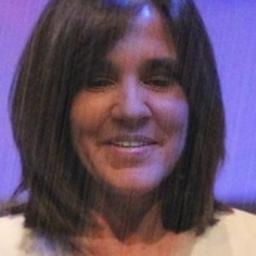
#> input picture backend/Datasets/Image/Test/Fake/fake_508.jpg, 256 x 256 px
$ python -i quality_assessment.py   (imports and definitions only)   (older library calls are emulated)
#> lines starting #> are read from the running program, lines starting #| are printed output that depends on the picture; after the words box and inside, x2 and y2 are one past the last pixel; in counts of white or black regions, pixels touching at a corner belong together
"""
Quality Assessment Utilities for Multi-Modal Deepfake Detection
Comprehensive quality evaluation for images, videos, and audio
Includes technical quality metrics, perceptual quality, and deepfake-specific assessments
"""

import cv2
import numpy as np
import logging
from typing import Dict, List, Tuple, Union, Optional, Any
from pathlib import Path
from scipy import signal, ndimage, stats
from sklearn.metrics import mean_squared_error
import warnings
# [1 line not run here, left out]

logger = logging.getLogger(__name__)

class QualityAssessor:
    """
    Comprehensive quality assessor for multi-modal media
    Evaluates technical quality, perceptual quality, and manipulation artifacts
    """

    def __init__(self, device: str = 'cpu'):
        """
        Initialize Quality Assessor

        Args:
            device: Device for computation
        """
        self.device = device

        # Initialize quality assessment parameters
        self._init_image_quality_metrics()
        self._init_video_quality_metrics()
        self._init_audio_quality_metrics()
        self._init_perceptual_metrics()

        logger.info("Initialized QualityAssessor")

    def _init_image_quality_metrics(self):
        """Initialize image quality assessment parameters"""

        # Sharpness assessment
        self.sharpness_kernels = {
            'laplacian': np.array([[0, -1, 0], [-1, 4, -1], [0, -1, 0]]),
            'sobel': np.array([[-1, 0, 1], [-2, 0, 2], [-1, 0, 1]]),
            'tenengrad': np.array([[-1, 0, 1], [-2, 0, 2], [-1, 0, 1]])
        }

        # Noise assessment
        self.noise_estimation_methods = ['wavelet', 'laplacian', 'robust_mad']

        # Color quality parameters
        self.color_spaces = ['RGB', 'HSV', 'LAB', 'YUV']

    def _init_video_quality_metrics(self):
        """Initialize video quality assessment parameters"""

        # Temporal quality parameters
        self.temporal_window_sizes = [3, 5, 7]
        self.motion_threshold = 1.0

        # Frame quality assessment
        self.frame_similarity_methods = ['mse', 'ssim', 'psnr']

    def _init_audio_quality_metrics(self):
        """Initialize audio quality assessment parameters"""

        # Audio quality parameters
        self.sample_rates = [8000, 16000, 22050, 44100, 48000]
        self.snr_estimation_methods = ['spectral', 'temporal']

        # Voice quality parameters
        self.voice_quality_bands = [
            (80, 300),    # Fundamental frequency range
            (300, 1000),  # Low formants
            (1000, 3400), # Speech clarity range
            (3400, 8000)  # High frequency content
        ]

    def _init_perceptual_metrics(self):
        """Initialize perceptual quality metrics"""

        # SSIM parameters
        self.ssim_window_size = 11
        self.ssim_k1 = 0.01
        self.ssim_k2 = 0.03

        # MS-SSIM scales
        self.msssim_scales = [1, 2, 4, 8, 16]

    def assess_image_quality(self, image: np.ndarray, reference: Optional[np.ndarray] = None) -> Dict[str, float]:
        """
        Assess image quality using multiple metrics

        Args:
            image: Input image
            reference: Reference image for comparison (optional)

        Returns:
            Dictionary of quality metrics
        """
        quality_metrics = {}

        try:
            # Technical quality metrics
            technical_quality = self._assess_technical_quality(image)
            quality_metrics.update(technical_quality)

            # Perceptual quality metrics
            perceptual_quality = self._assess_perceptual_quality(image)
            quality_metrics.update(perceptual_quality)

            # Reference-based metrics if available
            if reference is not None:
                reference_quality = self._assess_reference_based_quality(image, reference)
                quality_metrics.update(reference_quality)

            # Overall quality score
            quality_scores = [v for v in quality_metrics.values() if isinstance(v, (int, float)) and 0 <= v <= 1]
            if quality_scores:
                quality_metrics['overall_image_quality'] = float(np.mean(quality_scores))

        except Exception as e:
            logger.warning(f"Image quality assessment failed: {e}")
            quality_metrics = {
                'sharpness_score': 0.5, 'noise_score': 0.7,
                'color_quality': 0.8, 'overall_image_quality': 0.7
            }

        return quality_metrics

    def _assess_technical_quality(self, image: np.ndarray) -> Dict[str, float]:
        """Assess technical image quality"""
        metrics = {}

        try:
            # Convert to grayscale for some metrics
            if len(image.shape) == 3:
                gray = cv2.cvtColor(image, cv2.COLOR_RGB2GRAY)
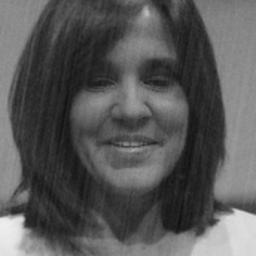
#> gray: shape (256, 256); min 14, max 238, mean 87.7
            else:
                gray = image

            # Sharpness assessment
            sharpness_scores = []
            for kernel_name, kernel in self.sharpness_kernels.items():
                if kernel_name == 'tenengrad':
                    # Tenengrad variance
                    grad_x = cv2.Sobel(gray, cv2.CV_64F, 1, 0, ksize=3)
                    grad_y = cv2.Sobel(gray, cv2.CV_64F, 0, 1, ksize=3)
                    tenengrad = grad_x**2 + grad_y**2
                    sharpness = np.mean(tenengrad)
                else:
                    filtered = cv2.filter2D(gray.astype(np.float64), -1, kernel)
                    sharpness = np.var(filtered)

                # Normalize sharpness score
                normalized_sharpness = min(sharpness / 1000.0, 1.0)
                sharpness_scores.append(normalized_sharpness)
#> this loop made 3 passes
#> (sharpness, normalized_sharpness) on passes 1 to 3: (44.8, 0.0448), (1330.6, 1), (2347.1, 1)
#> pass 1, in _assess_technical_quality, `filtered = cv2.filter2D(gray.astype(np.float64), -1, kernel)`:
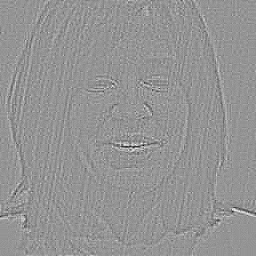
#> filtered: shape (256, 256) float64; min -84, max 60, mean 0; drawn with min black and max white
#> after the loop, sharpness_scores = [0.0448, 1, 1]

            metrics['sharpness_score'] = float(np.mean(sharpness_scores))

            # Noise assessment
            noise_estimates = []

            # Method 1: Laplacian noise estimation
            laplacian = cv2.Laplacian(gray, cv2.CV_64F)
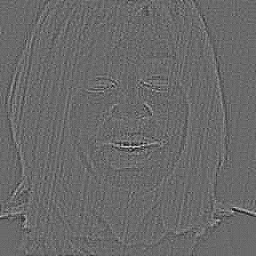
#> laplacian: shape (256, 256) float64; min -60, max 84, mean 0; drawn with min black and max white
            noise_laplacian = np.var(laplacian)
#> noise_laplacian = 44.8
            noise_estimates.append(min(1000.0 / (noise_laplacian + 1e-8), 1.0))

            # Method 2: Robust MAD estimation
            # Use median absolute deviation for noise estimation
            median_img = ndimage.median_filter(gray, size=3)
            noise_mad = np.median(np.abs(gray.astype(float) - median_img.astype(float)))
#> noise_mad = 0
            noise_score_mad = max(0, 1.0 - noise_mad / 50.0)  # Normalize
#> noise_score_mad = 1
            noise_estimates.append(noise_score_mad)

            metrics['noise_score'] = float(np.mean(noise_estimates))

            # Contrast assessment
            contrast = np.std(gray) / (np.mean(gray) + 1e-8)
#> contrast = 0.543
            metrics['contrast_score'] = float(min(contrast / 2.0, 1.0))

            # Dynamic range
            dynamic_range = (np.max(gray) - np.min(gray)) / 255.0
#> dynamic_range = 0.878
#> in assess_image_quality, `technical_quality = self._assess_technical_quality(image)`: technical_quality = {'sharpness_score': 0.682, 'noise_score': 1, 'contrast_score': 0.272, 'dynamic_range': 0.878}
            metrics['dynamic_range'] = float(dynamic_range)

        except Exception as e:
            logger.warning(f"Technical quality assessment failed: {e}")
            metrics = {
                'sharpness_score': 0.5, 'noise_score': 0.7,
                'contrast_score': 0.6, 'dynamic_range': 0.8
            }

        return metrics

    def _assess_perceptual_quality(self, image: np.ndarray) -> Dict[str, float]:
        """Assess perceptual image quality"""
        metrics = {}

        try:
            # Color quality assessment
            if len(image.shape) == 3:
                color_quality = self._assess_color_quality(image)
                metrics.update(color_quality)

            # Spatial frequency analysis
            if len(image.shape) == 3:
                gray = cv2.cvtColor(image, cv2.COLOR_RGB2GRAY)
            else:
                gray = image

            # FFT-based frequency analysis
            f_transform = np.fft.fft2(gray)
            f_shift = np.fft.fftshift(f_transform)
            magnitude_spectrum = np.abs(f_shift)

            # High frequency content
            h, w = magnitude_spectrum.shape
            center_y, center_x = h // 2, w // 2

            # Create frequency masks
            y, x = np.ogrid[:h, :w]
            distances = np.sqrt((x - center_x)**2 + (y - center_y)**2)

            # High frequency mask (outer regions)
            high_freq_mask = distances > min(h, w) // 4
            low_freq_mask = distances <= min(h, w) // 8

            high_freq_energy = np.sum(magnitude_spectrum[high_freq_mask])
            total_energy = np.sum(magnitude_spectrum)

            if total_energy > 0:
                high_freq_ratio = high_freq_energy / total_energy
                metrics['high_freq_content'] = float(min(high_freq_ratio * 10, 1.0))

            # Edge density (perceptual sharpness indicator)
            edges = cv2.Canny(gray, 50, 150)
            edge_density = np.sum(edges > 0) / edges.size
            metrics['edge_density'] = float(edge_density * 10)  # Scale up

        except Exception as e:
            logger.warning(f"Perceptual quality assessment failed: {e}")
            metrics = {
                'high_freq_content': 0.3,
                'edge_density': 0.1
            }

        return metrics

    def _assess_color_quality(self, image: np.ndarray) -> Dict[str, float]:
        """Assess color quality of image"""
        metrics = {}

        try:
            # Color space analysis
            hsv = cv2.cvtColor(image, cv2.COLOR_RGB2HSV)
#> hsv: shape (256, 256, 3); mean H, S, V 82.4, 81.9, 119.5
            lab = cv2.cvtColor(image, cv2.COLOR_RGB2LAB)
#> lab: shape (256, 256, 3); mean of channels 0, 1, 2 91.6, 142.5, 119.6

            # Saturation analysis
            saturation = hsv[:, :, 1] / 255.0
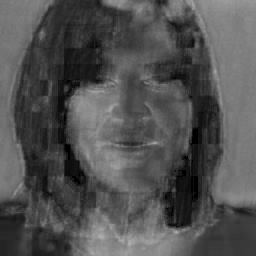
#> saturation: shape (256, 256) float64; min 0, max 0.694, mean 0.321
            saturation_mean = np.mean(saturation)
#> saturation_mean = 0.321
            saturation_std = np.std(saturation)
#> saturation_std = 0.142

            # Good images have moderate saturation with some variation
            saturation_quality = 1.0 - abs(saturation_mean - 0.5)  # Optimal around 0.5
#> saturation_quality = 0.821
            saturation_quality *= min(saturation_std * 4, 1.0)     # Some variation is good
#> saturation_quality = 0.467

            metrics['color_saturation_quality'] = float(saturation_quality)

            # Color distribution uniformity
            # Analyze color histogram in LAB space
            l_channel = lab[:, :, 0]
            a_channel = lab[:, :, 1]
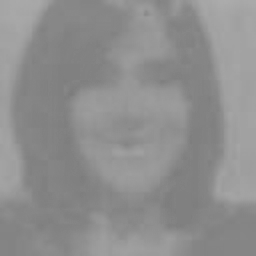
#> a_channel: shape (256, 256); min 124, max 172, mean 142.5
            b_channel = lab[:, :, 2]
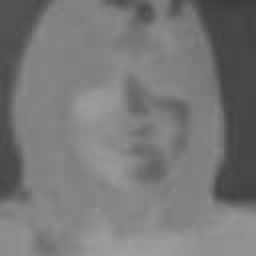
#> b_channel: shape (256, 256); min 59, max 161, mean 119.6

            # Color variance (higher is generally better for natural images)
            color_variance = np.mean([np.var(l_channel), np.var(a_channel), np.var(b_channel)])
#> color_variance = 1062.5
            color_variance_score = min(color_variance / 2000.0, 1.0)  # Normalize
#> color_variance_score = 0.531

            metrics['color_variance'] = float(color_variance_score)

            # Color cast detection (should be balanced)
            r_mean = np.mean(image[:, :, 0])
#> r_mean = 99.99
            g_mean = np.mean(image[:, :, 1])
#> g_mean = 78.66
            b_mean = np.mean(image[:, :, 2])
#> b_mean = 101.6

            # Deviation from gray (128, 128, 128)
            color_balance = 1.0 - (abs(r_mean - g_mean) + abs(g_mean - b_mean) + abs(r_mean - b_mean)) / (3 * 255)
#> color_balance = 0.94
            metrics['color_balance'] = float(max(color_balance, 0))

        except Exception as e:
            logger.warning(f"Color quality assessment failed: {e}")
            metrics = {
                'color_saturation_quality': 0.7,
                'color_variance': 0.6,
                'color_balance': 0.8
            }

        return metrics

    # [560 lines left out: functions _assess_reference_based_quality, _calculate_ssim, _calculate_msssim, assess_video_quality, _assess_temporal_quality, _assess_motion_quality and 7 more, not called in this run]

>>> import cv2
>>> picture = cv2.cvtColor(cv2.imread('../Datasets/Image/Test/Fake/fake_508.jpg'), cv2.COLOR_BGR2RGB)
>>> result = QualityAssessor().assess_image_quality(picture)
#> in _assess_perceptual_quality, `color_quality = self._assess_color_quality(image)`: color_quality = {'color_saturation_quality': 0.467, 'color_variance': 0.531, 'color_balance': 0.94}
#> in _assess_perceptual_quality, `high_freq_energy = np.sum(magnitude_spectrum[high_freq_mask])`: high_freq_energy = 18755243.4
#> in _assess_perceptual_quality, `total_energy = np.sum(magnitude_spectrum)`: total_energy = 100435133.2
#> in _assess_perceptual_quality, `high_freq_ratio = high_freq_energy / total_energy`: high_freq_ratio = 0.187
#> in _assess_perceptual_quality, `edges = cv2.Canny(gray, 50, 150)`:
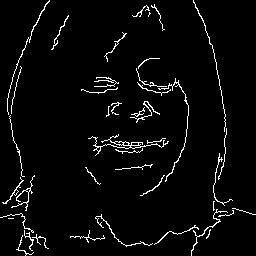
#> edges: shape (256, 256); 3.8% white in thin lines or dots
#> in _assess_perceptual_quality, `edge_density = np.sum(edges > 0) / edges.size`: edge_density = 0.0378
#> in assess_image_quality, `perceptual_quality = self._assess_perceptual_quality(image)`: perceptual_quality = {'color_saturation_quality': 0.467, 'color_variance': 0.531, 'color_balance': 0.94, 'high_freq_content': 1, 'edge_density': 0.378}
#> in assess_image_quality, `quality_scores = [v for v in quality_metrics.values() if isinstance(v,..`: quality_scores = [0.682, 1, 0.272, 0.878, 0.467, 0.531, 0.94, 1, 0.378]
#> result = 10 items

$ run again, on backend/Datasets/Image/Test/Fake/fake_511.jpg
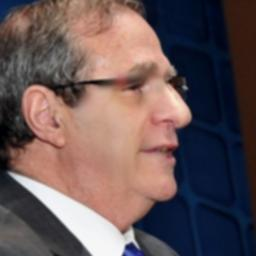
#> input picture backend/Datasets/Image/Test/Fake/fake_511.jpg, 256 x 256 px
#> the loop in _assess_technical_quality, `for kernel_name, kernel in self.sharpness_kernels.items():` made 3 passes
#> (sharpness, normalized_sharpness) on passes 1 to 3: (58.24, 0.0582), (2411.1, 1), (4822.7, 1)
#> after the loop in _assess_technical_quality, `for kernel_name, kernel in self.sharpness_kernels.items():`: sharpness_scores = [0.0582, 1, 1]
#> noise_laplacian = 58.24
#> noise_mad = 0
#> noise_score_mad = 1
#> contrast = 0.75
#> dynamic_range = 0.984
#> technical_quality = {'sharpness_score': 0.686, 'noise_score': 1, 'contrast_score': 0.375, 'dynamic_range': 0.984}
#> hsv: shape (256, 256, 3); mean H, S, V 53.4, 117.8, 116.4
#> lab: shape (256, 256, 3); mean of channels 0, 1, 2 95.1, 137.1, 130
#> saturation_mean = 0.462
#> saturation_std = 0.308
#> saturation_quality = 0.962
#> in _assess_color_quality, `b_channel = lab[:, :, 2]`:
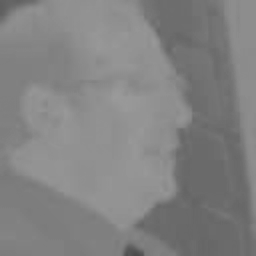
#> b_channel: shape (256, 256); min 75, max 154, mean 130
#> color_variance = 1809.7
#> color_variance_score = 0.905
#> r_mean = 104.7
#> g_mean = 86.44
#> b_mean = 86.75
#> color_balance = 0.952
#> color_quality = {'color_saturation_quality': 0.962, 'color_variance': 0.905, 'color_balance': 0.952}
#> high_freq_energy = 20189162.5
#> total_energy = 132878226.1
#> high_freq_ratio = 0.152
#> in _assess_perceptual_quality, `edges = cv2.Canny(gray, 50, 150)`:
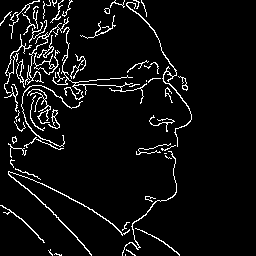
#> edges: shape (256, 256); 5.9% white in thin lines or dots, all inside (x1, y1, x2, y2) = (0, 0, 192, 256)
#> edge_density = 0.0587
#> perceptual_quality = {'color_saturation_quality': 0.962, 'color_variance': 0.905, 'color_balance': 0.952, 'high_freq_content': 1, 'edge_density': 0.587}
#> quality_scores = [0.686, 1, 0.375, 0.984, 0.962, 0.905, 0.952, 1, 0.587]
#> result = 10 items

$ run again, on backend/Datasets/Image/Test/Fake/fake_512.jpg
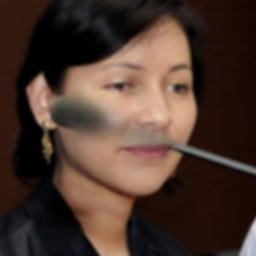
#> input picture backend/Datasets/Image/Test/Fake/fake_512.jpg, 256 x 256 px
#> the loop in _assess_technical_quality, `for kernel_name, kernel in self.sharpness_kernels.items():` made 3 passes
#> (sharpness, normalized_sharpness) on passes 1 to 3: (17.93, 0.0179), (1529.7, 1), (2875.8, 1)
#> after the loop in _assess_technical_quality, `for kernel_name, kernel in self.sharpness_kernels.items():`: sharpness_scores = [0.0179, 1, 1]
#> noise_laplacian = 17.93
#> noise_mad = 0
#> noise_score_mad = 1
#> contrast = 0.989
#> dynamic_range = 0.847
#> technical_quality = {'sharpness_score': 0.673, 'noise_score': 1, 'contrast_score': 0.495, 'dynamic_range': 0.847}
#> hsv: shape (256, 256, 3); mean H, S, V 27.1, 128, 76.5
#> lab: shape (256, 256, 3); mean of channels 0, 1, 2 61.1, 135.4, 136.3
#> saturation_mean = 0.502
#> saturation_std = 0.272
#> saturation_quality = 0.998
#> in _assess_color_quality, `a_channel = lab[:, :, 1]`:
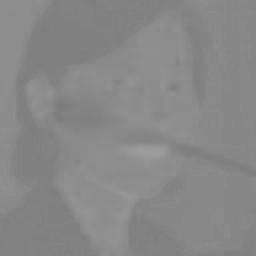
#> a_channel: shape (256, 256); min 123, max 158, mean 135.4
#> color_variance = 1383.7
#> color_variance_score = 0.692
#> r_mean = 75.83
#> g_mean = 54.76
#> b_mean = 45.42
#> color_balance = 0.921
#> color_quality = {'color_saturation_quality': 0.998, 'color_variance': 0.692, 'color_balance': 0.921}
#> high_freq_energy = 16950263.3
#> total_energy = 110331772.2
#> high_freq_ratio = 0.154
#> in _assess_perceptual_quality, `edges = cv2.Canny(gray, 50, 150)`:
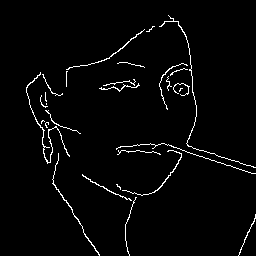
#> edges: shape (256, 256); 2.6% white in thin lines or dots, all inside (x1, y1, x2, y2) = (26, 15, 256, 256)
#> edge_density = 0.026
#> perceptual_quality = {'color_saturation_quality': 0.998, 'color_variance': 0.692, 'color_balance': 0.921, 'high_freq_content': 1, 'edge_density': 0.26}
#> quality_scores = [0.673, 1, 0.495, 0.847, 0.998, 0.692, 0.921, 1, 0.26]
#> result = 10 items

$ run again, on backend/Datasets/Image/Test/Fake/fake_516.jpg
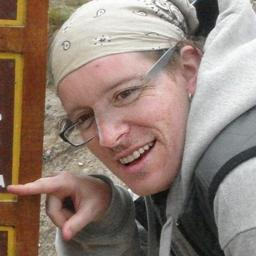
#> input picture backend/Datasets/Image/Test/Fake/fake_516.jpg, 256 x 256 px
#> the loop in _assess_technical_quality, `for kernel_name, kernel in self.sharpness_kernels.items():` made 3 passes
#> (sharpness, normalized_sharpness) on passes 1 to 3: (496.4, 0.496), (5128, 1), (9634.8, 1)
#> after the loop in _assess_technical_quality, `for kernel_name, kernel in self.sharpness_kernels.items():`: sharpness_scores = [0.496, 1, 1]
#> noise_laplacian = 496.4
#> noise_mad = 1
#> noise_score_mad = 0.98
#> contrast = 0.456
#> dynamic_range = 0.973
#> technical_quality = {'sharpness_score': 0.832, 'noise_score': 0.99, 'contrast_score': 0.228, 'dynamic_range': 0.973}
#> hsv: shape (256, 256, 3); mean H, S, V 34.6, 61, 144.9
#> lab: shape (256, 256, 3); mean of channels 0, 1, 2 136.1, 134, 137.1
#> saturation_mean = 0.239
#> saturation_std = 0.237
#> in _assess_color_quality, `saturation_quality = 1.0 - abs(saturation_mean - 0.5)`: saturation_quality = 0.739
#> in _assess_color_quality, `saturation_quality *= min(saturation_std * 4, 1.0)`: saturation_quality = 0.7
#> color_variance = 1237.7
#> color_variance_score = 0.619
#> r_mean = 144
#> g_mean = 125.8
#> b_mean = 114.8
#> color_balance = 0.924
#> color_quality = {'color_saturation_quality': 0.7, 'color_variance': 0.619, 'color_balance': 0.924}
#> high_freq_energy = 70310267.5
#> total_energy = 224602682.6
#> high_freq_ratio = 0.313
#> in _assess_perceptual_quality, `edges = cv2.Canny(gray, 50, 150)`:
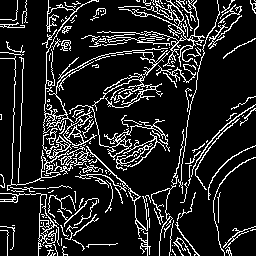
#> edges: shape (256, 256); 13.8% white in thin lines or dots
#> edge_density = 0.138
#> perceptual_quality = {'color_saturation_quality': 0.7, 'color_variance': 0.619, 'color_balance': 0.924, 'high_freq_content': 1, 'edge_density': 1.38}
#> quality_scores = [0.832, 0.99, 0.228, 0.973, 0.7, 0.619, 0.924, 1]
#> result = 10 items
